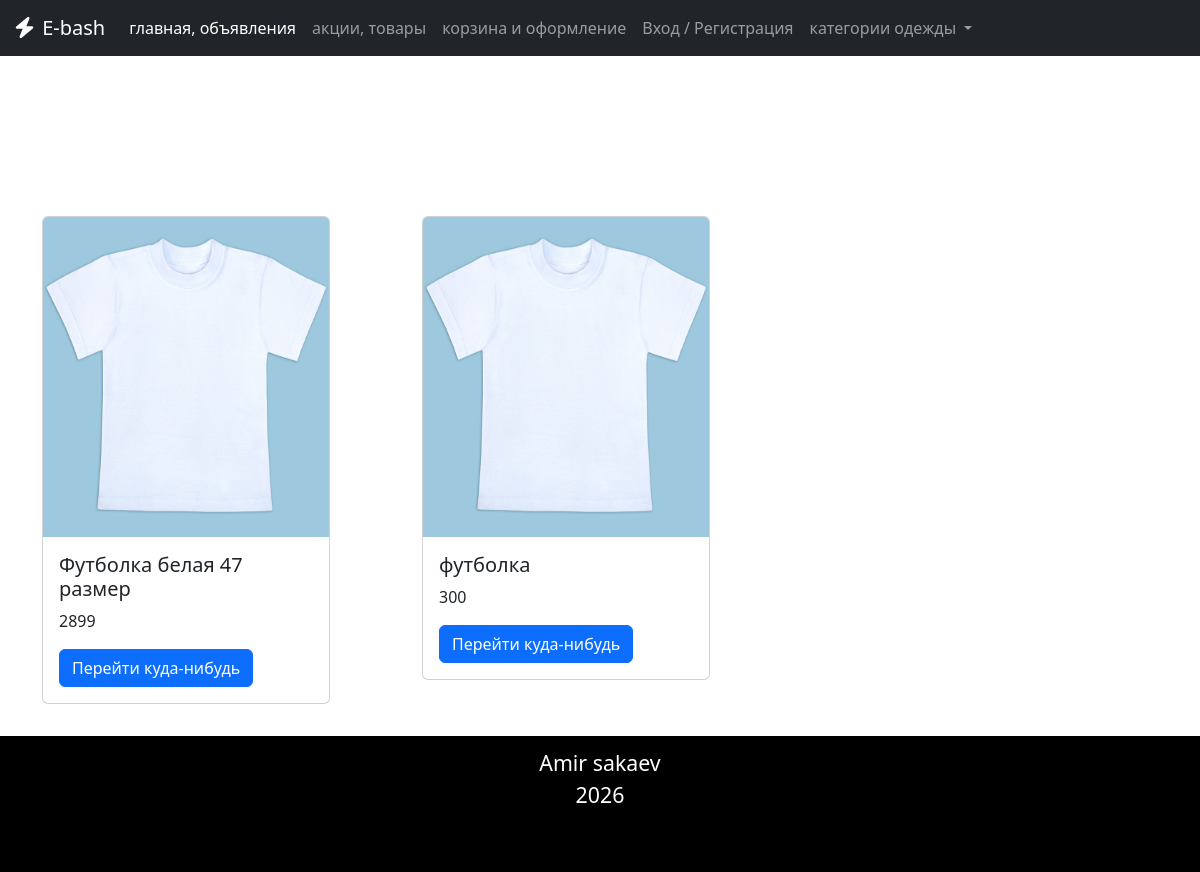
The page /items/all on the database as committed earlier.
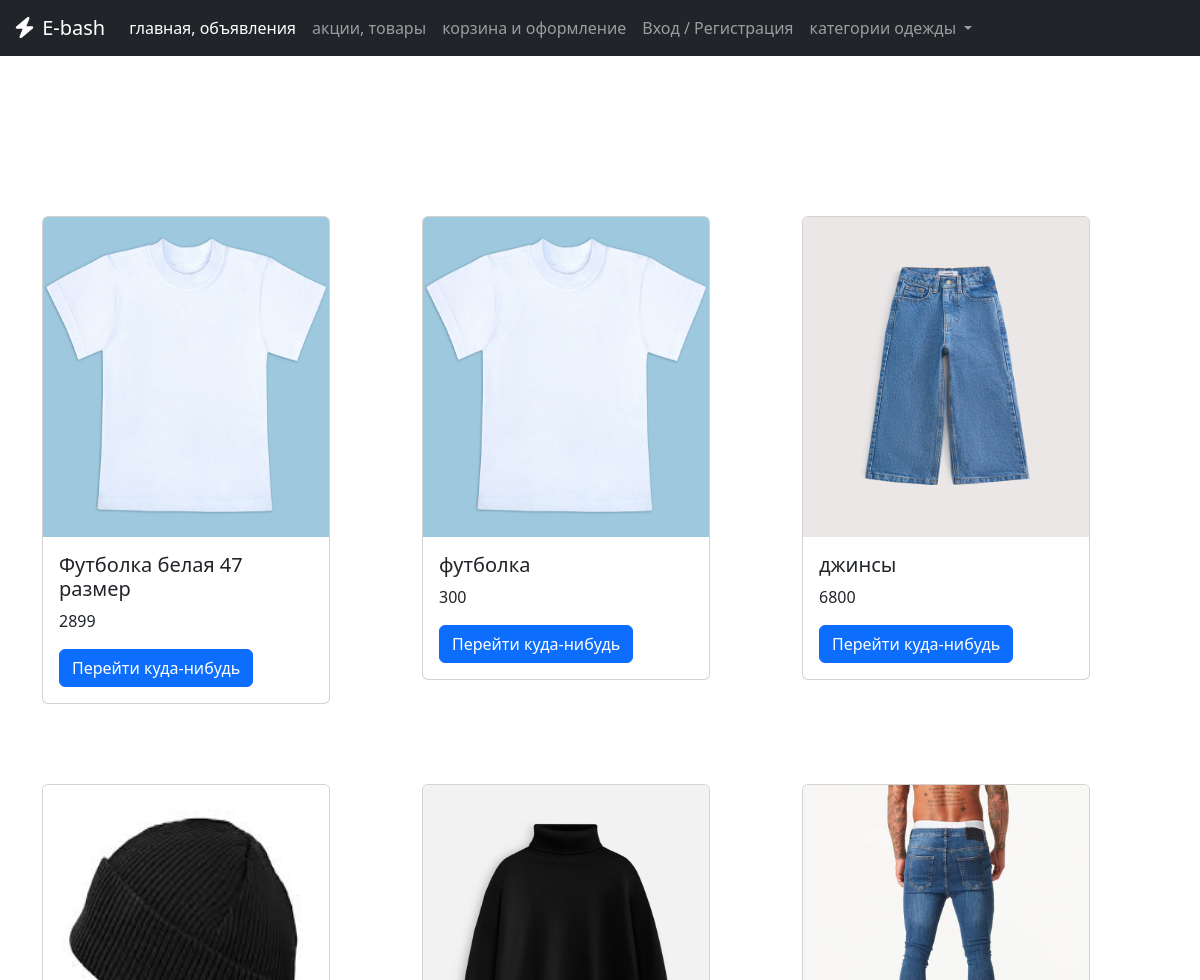
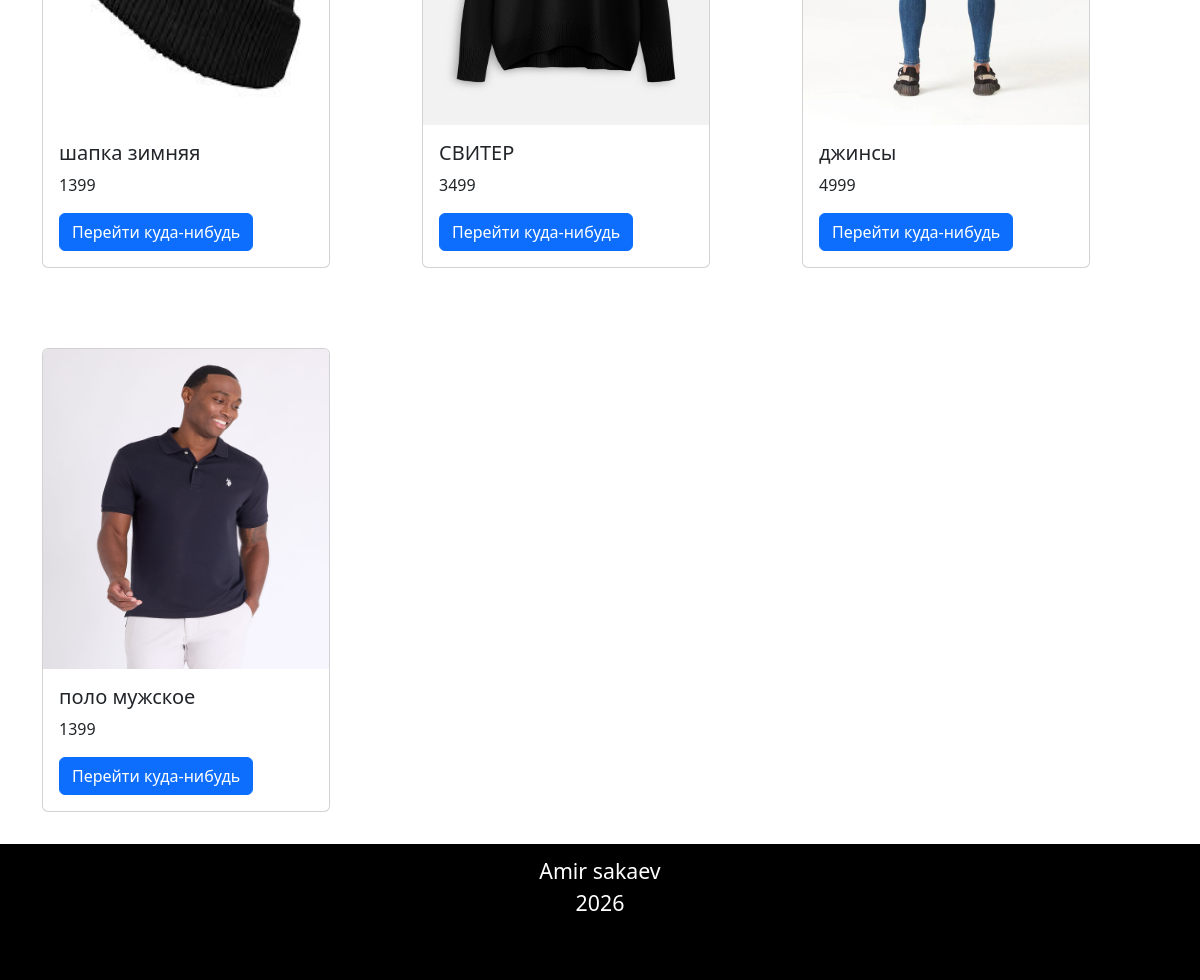
The same page on the database as committed later (2 pictures, top to bottom).
### e_bash_app/models.py (models this page shows, shortened)
class Item(models.Model):
    clothing_types = (
        ('headwear', 'головные уборы'),
        ('t-shirt', 'футболка'),
        ('underwear', 'штаны'),
        ('sweater', 'свитера'),
        ('boots', 'ботинки'),
        ('gloves', 'перчатки'),
        ('socks', 'носки'),
    )
    item_title = models.CharField(max_length = 100) # название товара
    price = models.IntegerField() # цена
    photo = models.ImageField() # фото товара
    material = models.CharField(max_length = 20) # материал
    clothing_type = models.CharField(max_length = 20, choices=clothing_types) # вид одежды
    clothing_color = models.CharField(max_length = 20) # цвет одежды
    clothing_size = models.CharField(max_length = 3) # размер одежды
    gender = models.CharField(max_length = 7) #мужское/женское/унисекс
    care = models.CharField(max_length = 100) #уход за вещами
    dop_info = models.TextField() # доп. информация

### e_bash_app/views.py (the view, shortened to what this page needs)
# urls.py: path('items/<str:clothing_type>', views.items_list, name='items_list'),
def items_list(request, clothing_type):
    clothing_type_name = ''
    if clothing_type == 'all':
        item = Item.objects.all()
        clothing_type_name = 'Всё'
    context = {
        'items_list' : item,
        'clothing_type' : clothing_type_name
    }
    return render(request, 'items_list.html', context)

### e_bash_app/templates/items_list.html (shortened to what this page needs)
{% extends 'base.html' %}
{% load static %}
{% block css %}
    <link rel="stylesheet" href={% static 'css/header.css' %}>
    <link rel="stylesheet" href={% static 'css/item.css' %}>
{% endblock %}
{% block content %}
<main class="container" id="item">
    <div class="row items-container" onclick="window.location={{ items.id }};">
    {% for items in items_list %}
        <div class="col-4">
            <div class="card" style="width: 18rem;">
                <img src="{{ items.photo.url }}" class="card-img-top item-img" alt="{{ items.item_title }}">
                <div class="card-body">
                    <h5 class="card-title">{{ items.item_title }}</h5>
                    <p class="card-text">{{ items.price }}</p>
                    <a href="/item/{{ items.id }}" class="btn btn-primary">Перейти куда-нибудь</a>
                </div>
            </div>
        </div>
    {% endfor %}
    </div>
</main>
{% endblock %}

### e_bash_app/templates/base.html (shortened to what this page needs)
{% load static %}<!DOCTYPE html>
<html lang="ru">
<head>
    <link rel="stylesheet" href={% static 'css/header.css' %}>
    <link href="https://cdn.jsdelivr.net/npm/bootstrap@5.3.8/dist/css/bootstrap.min.css" rel="stylesheet">
    <link rel="stylesheet" href="https://cdnjs.cloudflare.com/ajax/libs/font-awesome/7.0.1/css/all.min.css" />
    {% block css %}{% endblock %}
    <link rel="stylesheet" href={% static 'css/footer.css' %}>
</head>
<body>
    {% include 'particles/navbar.html' %}
    <main>
        {% block content %}{% endblock %}
    </main>
    {% include 'particles/footer.html' %}
</body>
</html>

### e_bash_app/templates/particles/navbar.html (shortened to what this page needs)
<nav class="navbar navbar-expand-xl navbar-dark bg-dark">
   <div class="container-fluid">
      <a class="navbar-brand" href="/">
         <i class="fa-solid fa-bolt"></i>
         E-bash
      </a>
      <div class="collapse navbar-collapse show" id="navbarWithDropdown">
        <ul class="navbar-nav">
           <li class="nav-item">
              <a class="nav-link active" aria-current="page" href="#">главная, объявления</a>
           </li>
           <li class="nav-item">
              <a class="nav-link" href={% url 'items_list' 'all' %}>акции, товары</a>
           </li>
           <li class="nav-item">
              <a class="nav-link" href="#">корзина и оформление</a>
           </li>
           {% if first_name %}
            <li class="nav-item dropdown">
                <a class="nav-link dropdown-toggle" href="#" role="button" data-bs-toggle="dropdown">
                    {{ first_name }}
                </a>
                <ul class="dropdown-menu">
                   <li><a class="dropdown-item" id="account-link" href={% url 'account' %}>Профиль</a></li>
                    <li><a class="dropdown-item" id="logout-link" href={% url 'logout' %}>Выйти</a></li>
                </ul>
            </li>
            {% else %}
            <li class="nav-item">
                <a class="nav-link" href={% url 'auth' %}>Вход / Регистрация</a>
            </li>
            {% endif %}
           <li class="nav-item dropdown">
              <a class="nav-link dropdown-toggle" href="#" id="navbarDropdownMenuLink" role="button" data-bs-toggle="dropdown" aria-expanded="false">
                     категории одежды
              </a>
           </li>
        </ul>
      </div>
   </div>
</nav>

### e_bash_app/templates/particles/footer.html
<footer>
    <div class="container">
        <div class="row">
            <div class="col-lg-12">
                <div class="footer-info">
                    Amir sakaev
                    <br>
                    2026
                    <br>
                    <a href="https://t.me/suyargulov" target="_blank"><svg class="icon" id="telegram" viewBox="0 0 496 512"></svg></a>
                    <a href="#" target="_blank"><svg class="icon" id="vk" viewBox="0 0 496 512"></svg></a>
                </div>
            </div>
        </div>
    </div>
</footer>

### e_bash_app/static/css/item.css (style rules this page uses)
#item { margin-top: 2rem; margin-bottom: 2rem; }
.card { margin-top: 5rem; }
.item-img { height: 20rem; }
.items-container { margin-top: 5rem; }

### e_bash_app/static/css/footer.css (style rules this page uses)
footer { background-color: black; width: 100%; }
.footer-info { color: white; font-size: 16pt; text-align: center; padding-left: 5%; padding-right: 5%; padding-top: 1%; padding-bottom: 1%; width: 30%; margin: 0 auto; }
.icon { width: 10%; height: 10%; fill: white; margin: 6%; }

Rows that differ between the two databases and show on the page:
added Item: photo (picture), item_title "джинсы", price "6800"
added Item: photo (picture), item_title "шапка зимняя", price "1399"
added Item: photo (picture), item_title "СВИТЕР", price "3499"
added Item: photo (picture), item_title "джинсы", price "4999"
added Item: photo (picture), item_title "поло мужское", price "1399"
